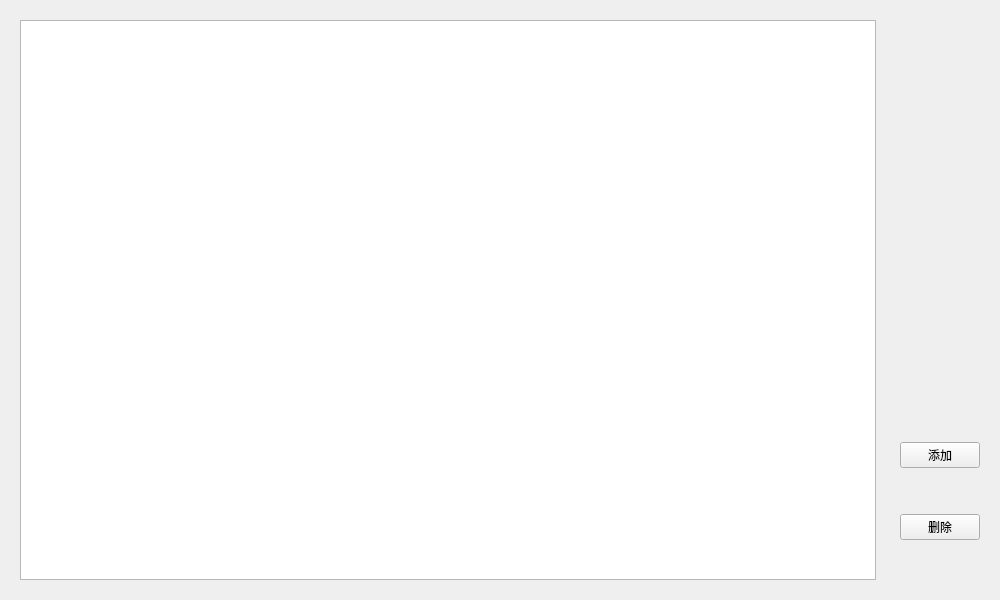
<?xml version="1.0" encoding="UTF-8"?>
<ui version="4.0">
 <class>actmanager</class>
 <widget class="QWidget" name="actmanager">
  <property name="geometry">
   <rect>
    <x>0</x>
    <y>0</y>
    <width>1000</width>
    <height>600</height>
   </rect>
  </property>
  <property name="windowTitle">
   <string>个人活动管理</string>
  </property>
  <layout class="QHBoxLayout" name="horizontalLayout_2">
   <item>
    <widget class="QWidget" name="widget" native="true">
     <layout class="QHBoxLayout" name="horizontalLayout">
      <item>
       <widget class="QTableWidget" name="tableWidget"/>
      </item>
     </layout>
    </widget>
   </item>
   <item>
    <widget class="QWidget" name="widget_2" native="true">
     <layout class="QVBoxLayout" name="verticalLayout">
      <item>
       <spacer name="verticalSpacer">
        <property name="orientation">
         <enum>Qt::Vertical</enum>
        </property>
        <property name="sizeHint" stdset="0">
         <size>
          <width>20</width>
          <height>40</height>
         </size>
        </property>
       </spacer>
      </item>
      <item>
       <widget class="QPushButton" name="actplus">
        <property name="text">
         <string>添加</string>
        </property>
       </widget>
      </item>
      <item>
       <spacer name="verticalSpacer_3">
        <property name="orientation">
         <enum>Qt::Vertical</enum>
        </property>
        <property name="sizeType">
         <enum>QSizePolicy::Fixed</enum>
        </property>
        <property name="sizeHint" stdset="0">
         <size>
          <width>20</width>
          <height>40</height>
         </size>
        </property>
       </spacer>
      </item>
      <item>
       <widget class="QPushButton" name="actdelete">
        <property name="text">
         <string>删除</string>
        </property>
       </widget>
      </item>
      <item>
       <spacer name="verticalSpacer_2">
        <property name="orientation">
         <enum>Qt::Vertical</enum>
        </property>
        <property name="sizeType">
         <enum>QSizePolicy::Fixed</enum>
        </property>
        <property name="sizeHint" stdset="0">
         <size>
          <width>20</width>
          <height>40</height>
         </size>
        </property>
       </spacer>
      </item>
     </layout>
    </widget>
   </item>
  </layout>
 </widget>
 <resources/>
 <connections/>
</ui>
